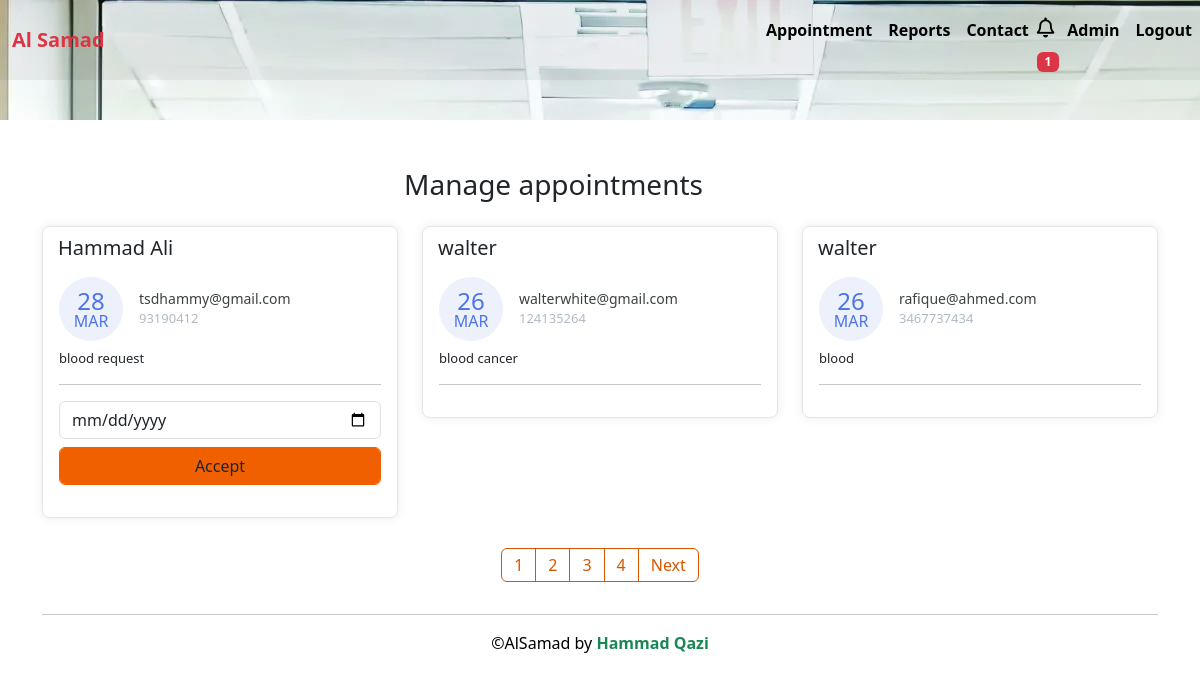
/manage-appointments (signed in), run on the app's committed database.
### doctor/models.py (models this page shows, shortened)
class Appointment(models.Model):
    first_name = models.CharField(max_length=50)
    last_name = models.CharField(max_length=50)
    email = models.CharField(max_length=50)
    phone = models.CharField(max_length=50)
    request = models.TextField(blank=True)
    sent_date = models.DateField(auto_now_add=True)
    accepted = models.BooleanField(default=False)
    accepted_date = models.DateField(auto_now_add=False, null=True, blank=True)
    class Meta:
        ordering = ["-sent_date"]

### doctor/views.py (the view, shortened to what this page needs)
# urls.py: path("manage-appointments", ManageAppointmentTemplateView.as_view(), name="manage"),
class ManageAppointmentTemplateView(ListView):
    template_name = "manage-appointments.html"
    model = Appointment
    context_object_name = "appointments"
    login_required = True
    paginate_by = 3
    def get_context_data(self,*args, **kwargs):
        context = super().get_context_data(*args, **kwargs)
        appointments = Appointment.objects.all()
        context.update({
            "title":"Manage Appointments"
        })
        return context

### doctor/context_processors.py (called while the page is built)
def get_notification(request):
    count = Appointment.objects.filter(accepted=False).count()
    data = {
        "count":count
    }
    return data

### templates/manage-appointments.html (shortened to what this page needs)
{% extends 'base.html' %}
{% block content %}
{%if user.is_superuser%}
    <div class="container mt-5">
        <div class="col-11 text-center mt-4 mb-4">
            <h3>
                Manage appointments
            </h3>
        </div>
        <div class="row">
        {% for app in appointments %}
            <div class="col-lg-4">
                <div class="card card-margin">
                    <div class="card-header no-border">
                        <h5 class="card-title">{{app.first_name}}</h5>
                    </div>
                    <div class="card-body pt-0">
                        <div class="widget-49">
                            <div class="widget-49-title-wrapper">
                                <div class="widget-49-date-primary">
                                    <span class="widget-49-date-day">{{app.sent_date|date:"d"}}</span>
                                    <span class="widget-49-date-month">{{app.sent_date|date:"M"}}</span>
                                </div>
                                <div class="widget-49-meeting-info">
                                    <span class="widget-49-pro-title">{{app.email}}</span>
                                    <span class="widget-49-meeting-time">{{app.phone}}</span>
                                </div>
                            </div>
                            <div class="widget-49-meeting-points">
                                <span>{{app.request}}</span>
                            </div>
                            <hr class="w-100">
                            {% if app.accepted == False %}
                            <form method="POST" action="{% url 'manage' %}">
                            <div class="form-group">
                                <input type="date" name="date" class="form-control mb-2"
                                    placeholder="dd-mm-yyyy" value=""
                                    min="1997-01-01" max="2030-12-31">
                                <input class="btn-block btn-primary form-control" type="submit" value="Accept">
                            </div>
                            </form>
                            {% endif %}
                        </div>
                    </div>
                </div>
            </div>
        {% endfor %}
        </div>
        {% if is_paginated %}
        <div class="wrapper">
            <nav aria-label="Page navigation example">
                <ul class="pagination">
                    {% for number in page_obj.paginator.page_range %}
                    <li class="page-item"><a class="page-link" href="?page={{number}}">{{number}}</a></li>
                    {% endfor %}
                    {% if page_obj.has_next %}
                    <li class="page-item"><a class="page-link" href="?page={{page_obj.prebious_page_number}}">Next</a></li>
                    {% endif %}
                </ul>
            </nav>
        </div>
        {% endif %}
{%endif%}
{% endblock content %}

### static/css/styles.css (style rules this page uses)
.form-control { box-shadow: none !important; outline: none !important; border: 2px solid #cecece; height: 38px; }
.title-box .border,.btn-primary,.back-to-top, .logo i,.question-q-box,.social-circle li a:hover { background-color: #f16000 !important; }
.btn-primary { border: 1px solid #f16000 !important; }

### data on the page
Appointment: first_name "Hammad Ali", sent_date "28", sent_date "MAR", email "tsdhammy@gmail.com", phone "93190412", request "blood request"
Appointment: first_name "walter", sent_date "26", sent_date "MAR", email "walterwhite@gmail.com", phone "124135264", request "blood cancer"
Appointment: first_name "walter", sent_date "26", sent_date "MAR", email "rafique@ahmed.com", phone "3467737434", request "blood"

### other printed values
{{ count }} "1"
{{ number }} "1" "2" "3" "4"
